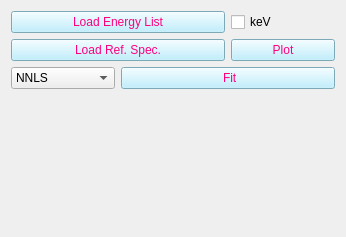
          <widget class="QWidget" name="page_7">
           <property name="geometry">
            <rect>
             <x>0</x>
             <y>0</y>
             <width>346</width>
             <height>237</height>
            </rect>
           </property>
           <attribute name="label">
            <string>XANES Fitting</string>
           </attribute>
           <layout class="QGridLayout" name="gridLayout_20">
            <item row="0" column="0">
             <layout class="QGridLayout" name="gridLayout_2">
              <item row="0" column="0" colspan="2">
               <widget class="QPushButton" name="pb_elist_xanes">
                <property name="sizePolicy">
                 <sizepolicy hsizetype="Preferred" vsizetype="Preferred">
                  <horstretch>0</horstretch>
                  <verstretch>0</verstretch>
                 </sizepolicy>
                </property>
                <property name="styleSheet">
                 <string notr="true">background-color: rgb(175, 236, 255);
color: rgb(255, 0, 127);
</string>
                </property>
                <property name="text">
                 <string>Load Energy List</string>
                </property>
               </widget>
              </item>
              <item row="0" column="2">
               <widget class="QCheckBox" name="cb_kev_flag">
                <property name="text">
                 <string>keV</string>
                </property>
               </widget>
              </item>
              <item row="1" column="0" colspan="2">
               <widget class="QPushButton" name="pb_ref_xanes">
                <property name="sizePolicy">
                 <sizepolicy hsizetype="Preferred" vsizetype="Preferred">
                  <horstretch>0</horstretch>
                  <verstretch>0</verstretch>
                 </sizepolicy>
                </property>
                <property name="styleSheet">
                 <string notr="true">background-color: rgb(175, 236, 255);
color: rgb(255, 0, 127);
</string>
                </property>
                <property name="text">
                 <string>Load Ref. Spec.</string>
                </property>
               </widget>
              </item>
              <item row="1" column="2">
               <widget class="QPushButton" name="pb_plot_refs">
                <property name="styleSheet">
                 <string notr="true">background-color: rgb(175, 236, 255);
color: rgb(255, 0, 127);</string>
                </property>
                <property name="text">
                 <string>Plot</string>
                </property>
               </widget>
              </item>
              <item row="2" column="0">
               <widget class="QComboBox" name="cb_xanes_fitting_method">
                <item>
                 <property name="text">
                  <string>NNLS</string>
                 </property>
                </item>
               </widget>
              </item>
              <item row="2" column="1" colspan="2">
               <widget class="QPushButton" name="pb_xanes_fit">
                <property name="enabled">
                 <bool>true</bool>
                </property>
                <property name="sizePolicy">
                 <sizepolicy hsizetype="Preferred" vsizetype="Minimum">
                  <horstretch>0</horstretch>
                  <verstretch>0</verstretch>
                 </sizepolicy>
                </property>
                <property name="styleSheet">
                 <string notr="true">background-color: rgb(175, 236, 255);
color: rgb(255, 0, 127);
</string>
                </property>
                <property name="text">
                 <string> Fit</string>
                </property>
               </widget>
              </item>
             </layout>
            </item>
            <item row="1" column="0">
             <spacer name="verticalSpacer">
              <property name="orientation">
               <enum>Qt::Vertical</enum>
              </property>
              <property name="sizeHint" stdset="0">
               <size>
                <width>20</width>
                <height>40</height>
               </size>
              </property>
             </spacer>
            </item>
           </layout>
          </widget>
